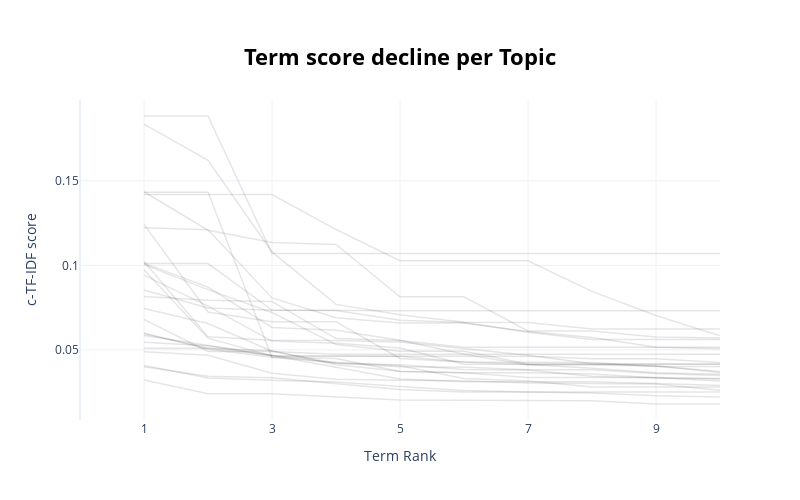

Here is the notebook cell this chart was saved with:
### Code cell
model.visualize_term_rank()

### Figure 1 — Plotly figure (JSON) as saved in the notebook; plotly's stock layout.template omitted (floating-point values rounded to 4 significant figures)
{"data": [{"hovertext": "<b>Topic -1</b>:ciro_não_de_que_da_para_mais_em_ht", "line": {"color": "black", "width": 1.5}, "mode": "lines+lines", "name": "", "opacity": 0.1, "type": "scatter", "x": [1, 2, 3, 4, 5, 6, 7, 8, 9, 10], "y": [0.03216, 0.02407, 0.02397, 0.02202, 0.02027, 0.02017, 0.02001, 0.01995, 0.01797, 0.01797]}, {"hovertext": "<b>Topic 0</b>:co_https_ffiohik8ms_foto_crime_vivo", "line": {"color": "black", "width": 1.5}, "mode": "lines+lines", "name": "", "opacity": 0.1, "type": "scatter", "x": [1, 2, 3, 4, 5, 6, 7, 8, 9, 10], "y": [0.1432, 0.1432, 0.04546, 0.04269, 0.04056, 0.03308, 0.03152, 0.02803, 0.02803, 0.02803]}, {"hovertext": "<b>Topic 1</b>:que_carta_democracia_uma_de_está_um", "line": {"color": "black", "width": 1.5}, "mode": "lines+lines", "name": "", "opacity": 0.1, "type": "scatter", "x": [1, 2, 3, 4, 5, 6, 7, 8, 9, 10], "y": [0.04082, 0.03332, 0.03205, 0.03104, 0.02839, 0.02591, 0.0251, 0.02443, 0.02289, 0.02208]}, {"hovertext": "<b>Topic 2</b>:co_https_brasil_brasildaesperança_e", "line": {"color": "black", "width": 1.5}, "mode": "lines+lines", "name": "", "opacity": 0.1, "type": "scatter", "x": [1, 2, 3, 4, 5, 6, 7, 8, 9, 10], "y": [0.05094, 0.05094, 0.0495, 0.04113, 0.03736, 0.03647, 0.03369, 0.03364, 0.03364, 0.03311]}, {"hovertext": "<b>Topic 3</b>:de_redução_em_menor_era_custou_litr", "line": {"color": "black", "width": 1.5}, "mode": "lines+lines", "name": "", "opacity": 0.1, "type": "scatter", "x": [1, 2, 3, 4, 5, 6, 7, 8, 9, 10], "y": [0.03999, 0.03441, 0.03343, 0.02989, 0.02659, 0.02513, 0.02513, 0.02513, 0.02513, 0.02513]}, {"hovertext": "<b>Topic 4</b>:programa_renda_de_mínima_um_bndes_m", "line": {"color": "black", "width": 1.5}, "mode": "lines+lines", "name": "", "opacity": 0.1, "type": "scatter", "x": [1, 2, 3, 4, 5, 6, 7, 8, 9, 10], "y": [0.05953, 0.05105, 0.04664, 0.03984, 0.03271, 0.03108, 0.03108, 0.03108, 0.03015, 0.02893]}, {"hovertext": "<b>Topic 5</b>:recuperar_brasil_para_empregos_mais", "line": {"color": "black", "width": 1.5}, "mode": "lines+lines", "name": "", "opacity": 0.1, "type": "scatter", "x": [1, 2, 3, 4, 5, 6, 7, 8, 9, 10], "y": [0.04889, 0.04683, 0.03616, 0.0326, 0.03201, 0.03178, 0.03035, 0.03007, 0.02985, 0.02611]}, {"hovertext": "<b>Topic 6</b>:obrigado_todos_vivo_espectadores_ve", "line": {"color": "black", "width": 1.5}, "mode": "lines+lines", "name": "", "opacity": 0.1, "type": "scatter", "x": [1, 2, 3, 4, 5, 6, 7, 8, 9, 10], "y": [0.05452, 0.05245, 0.04646, 0.04622, 0.04622, 0.04622, 0.04622, 0.04469, 0.04469, 0.04256]}, {"hovertext": "<b>Topic 7</b>:lula_equipelula_https_co_presença_s", "line": {"color": "black", "width": 1.5}, "mode": "lines+lines", "name": "", "opacity": 0.1, "type": "scatter", "x": [1, 2, 3, 4, 5, 6, 7, 8, 9, 10], "y": [0.1242, 0.07237, 0.06656, 0.06656, 0.04492, 0.04286, 0.04137, 0.03916, 0.03645, 0.03555]}, {"hovertext": "<b>Topic 8</b>:08_2022_giro_18_gerais_minas_ciro_1", "line": {"color": "black", "width": 1.5}, "mode": "lines+lines", "name": "", "opacity": 0.1, "type": "scatter", "x": [1, 2, 3, 4, 5, 6, 7, 8, 9, 10], "y": [0.1835, 0.1621, 0.1079, 0.07689, 0.07081, 0.06629, 0.06616, 0.06239, 0.06239, 0.06239]}, {"hovertext": "<b>Topic 9</b>:vamos_brasil_país_nós_juntos_recons", "line": {"color": "black", "width": 1.5}, "mode": "lines+lines", "name": "", "opacity": 0.1, "type": "scatter", "x": [1, 2, 3, 4, 5, 6, 7, 8, 9, 10], "y": [0.05855, 0.05275, 0.04686, 0.04202, 0.04004, 0.03974, 0.03825, 0.03825, 0.03602, 0.03476]}, {"hovertext": "<b>Topic 10</b>:eu_voto_eleição_falar_não_café_foi", "line": {"color": "black", "width": 1.5}, "mode": "lines+lines", "name": "", "opacity": 0.1, "type": "scatter", "x": [1, 2, 3, 4, 5, 6, 7, 8, 9, 10], "y": [0.07445, 0.06554, 0.04921, 0.04204, 0.04126, 0.03838, 0.03812, 0.03441, 0.03331, 0.03277]}, {"hovertext": "<b>Topic 11</b>:governador_estarei_na_alexandre_no", "line": {"color": "black", "width": 1.5}, "mode": "lines+lines", "name": "", "opacity": 0.1, "type": "scatter", "x": [1, 2, 3, 4, 5, 6, 7, 8, 9, 10], "y": [0.05989, 0.05035, 0.04569, 0.04492, 0.03715, 0.03645, 0.03645, 0.03573, 0.03356, 0.03152]}, {"hovertext": "<b>Topic 12</b>:melhor_pais_dia_jô_amor_fraternida", "line": {"color": "black", "width": 1.5}, "mode": "lines+lines", "name": "", "opacity": 0.1, "type": "scatter", "x": [1, 2, 3, 4, 5, 6, 7, 8, 9, 10], "y": [0.09421, 0.07585, 0.05521, 0.05385, 0.05115, 0.04151, 0.04151, 0.04151, 0.04151, 0.04151]}, {"hovertext": "<b>Topic 13</b>:ele_bolsonaro_porque_mentiras_ou_m", "line": {"color": "black", "width": 1.5}, "mode": "lines+lines", "name": "", "opacity": 0.1, "type": "scatter", "x": [1, 2, 3, 4, 5, 6, 7, 8, 9, 10], "y": [0.1012, 0.08707, 0.06326, 0.06161, 0.0557, 0.04739, 0.04107, 0.04107, 0.04051, 0.03664]}, {"hovertext": "<b>Topic 14</b>:gente_gerar_quer_país_que_merecemo", "line": {"color": "black", "width": 1.5}, "mode": "lines+lines", "name": "", "opacity": 0.1, "type": "scatter", "x": [1, 2, 3, 4, 5, 6, 7, 8, 9, 10], "y": [0.1023, 0.05771, 0.05575, 0.05556, 0.05458, 0.05085, 0.04682, 0.04177, 0.04043, 0.03717]}, {"hovertext": "<b>Topic 15</b>:sobre_ciro_cironorodaviva_responde", "line": {"color": "black", "width": 1.5}, "mode": "lines+lines", "name": "", "opacity": 0.1, "type": "scatter", "x": [1, 2, 3, 4, 5, 6, 7, 8, 9, 10], "y": [0.1435, 0.1208, 0.1134, 0.1124, 0.08135, 0.08135, 0.06118, 0.06118, 0.05763, 0.05695]}, {"hovertext": "<b>Topic 16</b>:deus_se_irmão_adorar_os_usa_maiore", "line": {"color": "black", "width": 1.5}, "mode": "lines+lines", "name": "", "opacity": 0.1, "type": "scatter", "x": [1, 2, 3, 4, 5, 6, 7, 8, 9, 10], "y": [0.09741, 0.0569, 0.04643, 0.04643, 0.04616, 0.04276, 0.04276, 0.04253, 0.04016, 0.04016]}, {"hovertext": "<b>Topic 17</b>:ano_ton_safra_milhões_saneamento_i", "line": {"color": "black", "width": 1.5}, "mode": "lines+lines", "name": "", "opacity": 0.1, "type": "scatter", "x": [1, 2, 3, 4, 5, 6, 7, 8, 9, 10], "y": [0.1004, 0.0856, 0.07209, 0.05322, 0.04916, 0.04916, 0.04168, 0.04168, 0.04168, 0.04168]}, {"hovertext": "<b>Topic 18</b>:bolsonaro_jair_pr_semana_co_https_", "line": {"color": "black", "width": 1.5}, "mode": "lines+lines", "name": "", "opacity": 0.1, "type": "scatter", "x": [1, 2, 3, 4, 5, 6, 7, 8, 9, 10], "y": [0.1222, 0.1211, 0.08073, 0.06893, 0.06592, 0.06592, 0.06088, 0.0573, 0.05155, 0.05061]}, {"hovertext": "<b>Topic 19</b>:cirão_app_jéssica_jfernandabrasil_", "line": {"color": "black", "width": 1.5}, "mode": "lines+lines", "name": "", "opacity": 0.1, "type": "scatter", "x": [1, 2, 3, 4, 5, 6, 7, 8, 9, 10], "y": [0.1883, 0.1883, 0.1069, 0.1069, 0.1069, 0.1069, 0.1069, 0.1069, 0.1069, 0.1069]}, {"hovertext": "<b>Topic 20</b>:francisco_entenda_transposição_rio", "line": {"color": "black", "width": 1.5}, "mode": "lines+lines", "name": "", "opacity": 0.1, "type": "scatter", "x": [1, 2, 3, 4, 5, 6, 7, 8, 9, 10], "y": [0.1419, 0.1419, 0.1419, 0.1212, 0.1027, 0.1027, 0.1027, 0.08455, 0.07029, 0.05833]}, {"hovertext": "<b>Topic 21</b>:maconha_kg_de_prejuízo_br_droga_ms", "line": {"color": "black", "width": 1.5}, "mode": "lines+lines", "name": "", "opacity": 0.1, "type": "scatter", "x": [1, 2, 3, 4, 5, 6, 7, 8, 9, 10], "y": [0.1011, 0.1011, 0.07353, 0.07316, 0.07316, 0.07316, 0.07316, 0.07316, 0.07316, 0.07316]}, {"hovertext": "<b>Topic 22</b>:de_você_governo_carente_patrocinad", "line": {"color": "black", "width": 1.5}, "mode": "lines+lines", "name": "", "opacity": 0.1, "type": "scatter", "x": [1, 2, 3, 4, 5, 6, 7, 8, 9, 10], "y": [0.06807, 0.04901, 0.04901, 0.04733, 0.04733, 0.04733, 0.04733, 0.04733, 0.04733, 0.04733]}, {"hovertext": "<b>Topic 23</b>:podem_mim_que_não_por_história_min", "line": {"color": "black", "width": 1.5}, "mode": "lines+lines", "name": "", "opacity": 0.1, "type": "scatter", "x": [1, 2, 3, 4, 5, 6, 7, 8, 9, 10], "y": [0.08539, 0.0747, 0.07337, 0.07331, 0.06756, 0.06616, 0.06037, 0.05606, 0.05606, 0.05606]}, {"hovertext": "<b>Topic 24</b>:política_ao_servir_pra_essa_impuls", "line": {"color": "black", "width": 1.5}, "mode": "lines+lines", "name": "", "opacity": 0.1, "type": "scatter", "x": [1, 2, 3, 4, 5, 6, 7, 8, 9, 10], "y": [0.08163, 0.07938, 0.07853, 0.05667, 0.05552, 0.05156, 0.05156, 0.05156, 0.05156, 0.05156]}], "layout": {"height": 500, "hoverlabel": {"bgcolor": "white", "font": {"family": "Rockwell", "size": 16}}, "showlegend": false, "title": {"font": {"color": "Black", "size": 22}, "text": "<b>Term score decline per Topic</b>", "x": 0.5, "xanchor": "center", "y": 0.9, "yanchor": "top"}, "width": 800, "xaxis": {"dtick": 2, "range": [0, 10], "tick0": 1, "title": {"text": "Term Rank"}}, "yaxis": {"title": {"text": "c-TF-IDF score"}}}}
